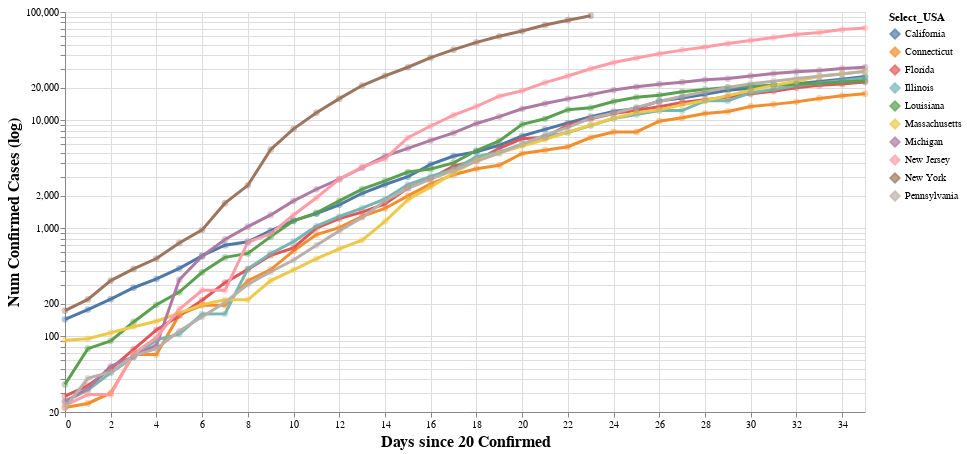

Notebook source saved alongside this figure:
### Code cell
jhu_df = pd.read_csv('./data/jhu-data.csv')
# grab us-specific
jhu_df = jhu_df[(jhu_df.Country_Region == 'United States') & jhu_df.Province_State.notnull()]

# emergency declaration = e/E; restaurant closure = r/R
# border screening = b/B; travel restrictions= t/T; border closures = c/C
# shelter-in-place = l/L; gathering limitations= g/G; k-12 school closures = s/S
# non-essential business closure = n/N
def create_lockdown_type (x, emo_flag):
    s = r = emo_s = ""
    regional_flag = closure_flag = not_the_first_flag = 0
    if (x['Coverage'] != 'State-wide'):
        r = 'Regional'
        regional_flag = 1
    if (x['State of Emergency Declaration'] == "State of Emergency declared"):
        s = s + " Declaration of Emergency"
        not_the_first_flag = 1
        emo_s = (emo_s + "e") if (regional_flag == 1) else (emo_s + "E")
    if (x['Travel Restrictions'] == x['Travel Restrictions']):
        if (not_the_first_flag == 1): s = s + ","
        if ("Travel restrictions for out of state travelers" in x['Travel Restrictions']):
            emo_s = (emo_s + "t") if (regional_flag == 1) else (emo_s + "T")
        if ("Border closures" in x['Travel Restrictions']):
            emo_s = (emo_s + "c") if (regional_flag == 1) else (emo_s + "C")
        s = s + " Border Closure/Visitor Quarantine"
        not_the_first_flag = 1
    if (x['Shelter-in-place Order'] == x['Shelter-in-place Order']):
        if (not_the_first_flag == 1): s = s + ","
        if (x['Shelter-in-place Order'] == "Shelter-in-place order"): 
            s = s + " Stay-at-home Order"
        if (x['Shelter-in-place Order'] == "Night-time curfew"):
            s = s + " Curfew"
        emo_s = (emo_s + "l") if (regional_flag == 1) else (emo_s + "L")
        not_the_first_flag = 1
    if (x['Banning Gatherings of a Certain Size'] == x['Banning Gatherings of a Certain Size']):
        if (not_the_first_flag == 1): s = s + ","
        s = s + " Gatherings (>"+str(int(x['Banning Gatherings of a Certain Size']))+") Banned"
        emo_s = (emo_s + "g") if (regional_flag == 1) else (emo_s + "G")
        not_the_first_flag = 1
    if (x['K-12 School Closure'] == x['K-12 School Closure']):
        if (not_the_first_flag == 1): s = s + ","
        s = s + " Closure of Schools"
        emo_s = (emo_s + "s") if (regional_flag == 1) else (emo_s + "S")
        closure_flag = not_the_first_flag = 1
    if (x['Bar and Dine-in Restaurant Closure'] == x['Bar and Dine-in Restaurant Closure']):
        if (not_the_first_flag == 1): s = s + ","
        s = (s + " Closure of Restaurants") if (closure_flag == 0) else (s + " Restaurants")
        emo_s = (emo_s + "r") if (regional_flag == 1) else (emo_s + "R")
        closure_flag = not_the_first_flag = 1
    if (x['Non-essential Businesses Closure'] == x['Non-essential Businesses Closure']):
        if (not_the_first_flag == 1): s = s + ","
        s = (s + " Closure of Non-essential Businesses") if (closure_flag == 0) else (s + " Non-essential Businesses")
        emo_s = (emo_s + "n") if (regional_flag == 1) else (emo_s + "N")
        closure_flag = not_the_first_flag = 1
    if (emo_flag == 1): return emo_s;
    if (s == ""):
        return s
    return (r + s).strip()


quarantine_df = pd.read_csv('./data/quarantine-activity-US-Apr16.csv')
quarantine_df = quarantine_df.rename(columns={'State': 'Province_State', 'Effective Date': 'lockdown_date'})
quarantine_df['lockdown_type'] = quarantine_df.apply(lambda x: create_lockdown_type(x, 0), axis=1)
quarantine_df['emoji_string']  = quarantine_df.apply(lambda x: create_lockdown_type(x, 1), axis=1)
quarantine_df['lockdown_type'].replace('', np.nan, inplace=True)
quarantine_df = quarantine_df.dropna(subset = ['lockdown_type'])
quarantine_df = quarantine_df.groupby(['lockdown_date', 'Province_State']).agg({'lockdown_type': lambda col: '; '.join(col), 'emoji_string':lambda col: ''.join(col)}).reset_index()
quarantine_cols = ['Province_State', 'lockdown_date', 'lockdown_type', 'emoji_string']
quarantine_df = quarantine_df[quarantine_cols]

#quarantine_df = quarantine_df.loc[quarantine_df.Province_State== 'Florida']
quarantine_df



days_since = 20
chart = CovidChart(
    jhu_df,
    groupcol='Province_State',
    start_criterion=DaysSinceNumReached(days_since, 'Confirmed'),
    ycol='Confirmed',
    level='USA',
    xcol='Date',
    top_k_groups=10,
    quarantine_df=quarantine_df  # should have a column with same name as `groupcol`
)
# chart.set_colormap()
chart.set_unfocused_opacity(0.05)
chart = chart.set_ytitle('Num Confirmed Cases (log)')
chart = chart.set_xtitle('Days since {} Confirmed'.format(days_since))
chart.set_width(800).set_height(400)
chart.set_xdomain((0, 35)).set_ydomain((days_since, 100000))
# chart.set_title("States With Significant Rate Decreases")
# chart.facetby("Significant Decrease")
# chart.spec.column = "Significant Decrease"
chart.compile()

### Figure 1 — Vega-Lite specification as saved in the notebook (floating-point values rounded to 4 significant figures; data arrays with more than 128 entries replaced by an {"elided": "..."} marker saying what was removed)
{"config": {"title": {"font": "Khula"}, "axis": {"labelFont": "Khula", "titleFont": "Khula", "titleFontSize": 16}, "header": {"labelFont": "Khula", "titleFont": "Khula"}, "legend": {"labelFont": "Khula", "titleFont": "Khula", "symbolType": "diamond"}, "background": "white"}, "layer": [{"mark": "line", "encoding": {"x": {"type": "quantitative", "field": "x", "scale": {"domain": [0, 35]}, "title": "Days since 20 Confirmed"}, "y": {"type": "quantitative", "field": "y", "scale": {"domain": [20, 100000], "type": "log"}, "title": "Num Confirmed Cases (log)"}}, "height": 400, "transform": [{"filter": "false"}], "width": 800}, {"mark": "point", "encoding": {"opacity": {"value": 0}, "x": {"type": "quantitative", "field": "x"}}, "height": 400, "selection": {"cursor": {"type": "single", "nearest": true, "on": "mouseover", "fields": ["x"], "empty": "none"}}, "width": 800}, {"mark": {"type": "point", "size": 0}, "encoding": {"color": {"type": "nominal", "field": "Select_USA", "scale": {"domain": ["California", "Connecticut", "Florida", "Illinois", "Louisiana", "Massachusetts", "Michigan", "New Jersey", "New York", "Pennsylvania"], "range": ["#4e79a7", "#f28e2c", "#e15759", "#76b7b2", "#59a14f", "#edc949", "#af7aa1", "#ff9da7", "#9c755f", "#bab0ab"]}}, "x": {"type": "quantitative", "field": "x", "scale": {"domain": [0, 35]}, "title": "Days since 20 Confirmed"}, "y": {"type": "quantitative", "field": "y", "scale": {"domain": [20, 100000], "type": "log"}, "title": "Num Confirmed Cases (log)"}}, "height": 400, "selection": {"legend": {"type": "multi", "fields": ["Select_USA"], "on": "click", "empty": "all", "bind": "legend", "clear": "dblclick"}}, "width": 800}, {"mark": {"type": "point", "filled": true, "size": 400}, "encoding": {"color": {"type": "nominal", "field": "Select_USA", "scale": {"domain": ["California", "Connecticut", "Florida", "Illinois", "Louisiana", "Massachusetts", "Michigan", "New Jersey", "New York", "Pennsylvania"], "range": ["#4e79a7", "#f28e2c", "#e15759", "#76b7b2", "#59a14f", "#edc949", "#af7aa1", "#ff9da7", "#9c755f", "#bab0ab"]}}, "detail": {"type": "nominal", "field": "Select_USA"}, "opacity": {"value": 0}, "x": {"type": "quantitative", "field": "x", "scale": {"domain": [0, 35]}, "title": "Days since 20 Confirmed"}, "y": {"type": "quantitative", "field": "y", "scale": {"domain": [20, 100000], "type": "log"}, "title": "Num Confirmed Cases (log)"}}, "height": 400, "selection": {"click": {"type": "single", "fields": ["Select_USA"], "on": "click", "empty": "all", "bind": {"input": "select", "options": ["", "California", "Connecticut", "Florida", "Illinois", "Louisiana", "Massachusetts", "Michigan", "New Jersey", "New York", "Pennsylvania"], "name": "Select USA: "}, "clear": "dblclick"}}, "transform": [{"filter": "datum.y !== null"}, {"filter": "datum.x_type == \"normal\""}, {"filter": "datum.y > 0"}, {"filter": "((((true && isDefined(click.Select_USA) && isDefined(click_Select_USA) && click.Select_USA != \"\") && click.Select_USA == datum.Select_USA) || ((true && isDefined(legend.Select_USA) && (!isDefined(click) || !isDefined(click_Select_USA)) && isValid(legend_tuple) && !isDefined(legend_tuple.unit)) && indexof(legend.Select_USA, datum.Select_USA) >= 0)) || !((true && isDefined(click.Select_USA) && isDefined(click_Select_USA) && click.Select_USA != \"\") || (true && isDefined(legend.Select_USA) && (!isDefined(click) || !isDefined(click_Select_USA)) && isValid(legend_tuple) && !isDefined(legend_tuple.unit))))"}], "width": 800}, {"mark": {"type": "line", "size": 3}, "encoding": {"color": {"type": "nominal", "field": "Select_USA", "scale": {"domain": ["California", "Connecticut", "Florida", "Illinois", "Louisiana", "Massachusetts", "Michigan", "New Jersey", "New York", "Pennsylvania"], "range": ["#4e79a7", "#f28e2c", "#e15759", "#76b7b2", "#59a14f", "#edc949", "#af7aa1", "#ff9da7", "#9c755f", "#bab0ab"]}}, "detail": {"type": "nominal", "field": "Select_USA"}, "opacity": {"condition": {"value": 1, "test": "((((true && isDefined(click.Select_USA) && isDefined(click_Select_USA) && click.Select_USA != \"\") && click.Select_USA == datum.Select_USA) || ((true && isDefined(legend.Select_USA) && (!isDefined(click) || !isDefined(click_Select_USA)) && isValid(legend_tuple) && !isDefined(legend_tuple.unit)) && indexof(legend.Select_USA, datum.Select_USA) >= 0)) || !((true && isDefined(click.Select_USA) && isDefined(click_Select_USA) && click.Select_USA != \"\") || (true && isDefined(legend.Select_USA) && (!isDefined(click) || !isDefined(click_Select_USA)) && isValid(legend_tuple) && !isDefined(legend_tuple.unit))))"}, "value": 0.05}, "x": {"type": "quantitative", "field": "x", "scale": {"domain": [0, 35]}, "title": "Days since 20 Confirmed"}, "y": {"type": "quantitative", "field": "y", "scale": {"domain": [20, 100000], "type": "log"}, "title": "Num Confirmed Cases (log)"}}, "height": 400, "transform": [{"filter": "datum.y !== null"}, {"filter": "datum.x_type == \"normal\""}, {"filter": "datum.y > 0"}], "width": 800}, {"mark": {"type": "point", "filled": true, "size": 45}, "encoding": {"color": {"type": "nominal", "field": "Select_USA", "scale": {"domain": ["California", "Connecticut", "Florida", "Illinois", "Louisiana", "Massachusetts", "Michigan", "New Jersey", "New York", "Pennsylvania"], "range": ["#4e79a7", "#f28e2c", "#e15759", "#76b7b2", "#59a14f", "#edc949", "#af7aa1", "#ff9da7", "#9c755f", "#bab0ab"]}}, "detail": {"type": "nominal", "field": "Select_USA"}, "opacity": {"condition": {"value": 0.4, "test": "((((true && isDefined(click.Select_USA) && isDefined(click_Select_USA) && click.Select_USA != \"\") && click.Select_USA == datum.Select_USA) || ((true && isDefined(legend.Select_USA) && (!isDefined(click) || !isDefined(click_Select_USA)) && isValid(legend_tuple) && !isDefined(legend_tuple.unit)) && indexof(legend.Select_USA, datum.Select_USA) >= 0)) || !((true && isDefined(click.Select_USA) && isDefined(click_Select_USA) && click.Select_USA != \"\") || (true && isDefined(legend.Select_USA) && (!isDefined(click) || !isDefined(click_Select_USA)) && isValid(legend_tuple) && !isDefined(legend_tuple.unit))))"}, "value": 0.05}, "x": {"type": "quantitative", "field": "x", "scale": {"domain": [0, 35]}, "title": "Days since 20 Confirmed"}, "y": {"type": "quantitative", "field": "y", "scale": {"domain": [20, 100000], "type": "log"}, "title": "Num Confirmed Cases (log)"}}, "height": 400, "transform": [{"filter": "datum.y !== null"}, {"filter": "datum.x_type == \"normal\""}, {"filter": "datum.y > 0"}], "width": 800}, {"mark": {"type": "point", "filled": true}, "encoding": {"color": {"type": "nominal", "field": "Select_USA", "scale": {"domain": ["California", "Connecticut", "Florida", "Illinois", "Louisiana", "Massachusetts", "Michigan", "New Jersey", "New York", "Pennsylvania"], "range": ["#4e79a7", "#f28e2c", "#e15759", "#76b7b2", "#59a14f", "#edc949", "#af7aa1", "#ff9da7", "#9c755f", "#bab0ab"]}}, "detail": {"type": "nominal", "field": "Select_USA"}, "opacity": {"condition": {"value": 1, "selection": "cursor"}, "value": 0}, "x": {"type": "quantitative", "field": "x", "scale": {"domain": [0, 35]}, "title": "Days since 20 Confirmed"}, "y": {"type": "quantitative", "field": "y", "scale": {"domain": [20, 100000], "type": "log"}, "title": "Num Confirmed Cases (log)"}}, "height": 400, "transform": [{"filter": "datum.y !== null"}, {"filter": "datum.x_type == \"normal\""}, {"filter": "datum.y > 0"}, {"filter": "(((true && isDefined(click.Select_USA) && isDefined(click_Select_USA) && click.Select_USA != \"\") && click.Select_USA == datum.Select_USA) || ((true && isDefined(legend.Select_USA) && (!isDefined(click) || !isDefined(click_Select_USA)) && isValid(legend_tuple) && !isDefined(legend_tuple.unit)) && indexof(legend.Select_USA, datum.Select_USA) >= 0))"}], "width": 800}, {"mark": {"type": "text", "align": "left", "dx": 5, "dy": -5, "font": "Khula"}, "encoding": {"color": {"value": "black"}, "detail": {"type": "nominal", "field": "Select_USA"}, "opacity": {"value": 1}, "text": {"condition": {"type": "nominal", "field": "tooltip_text", "selection": "cursor"}, "value": " "}, "x": {"type": "quantitative", "field": "x", "scale": {"domain": [0, 35]}, "title": "Days since 20 Confirmed"}, "y": {"type": "quantitative", "field": "y", "scale": {"domain": [20, 100000], "type": "log"}, "title": "Num Confirmed Cases (log)"}}, "height": 400, "transform": [{"filter": "datum.y !== null"}, {"filter": "datum.x_type == \"normal\""}, {"filter": "datum.y > 0"}, {"calculate": "datum.Select_USA + \": \" + datum.y", "as": "tooltip_text"}, {"filter": "(((true && isDefined(click.Select_USA) && isDefined(click_Select_USA) && click.Select_USA != \"\") && click.Select_USA == datum.Select_USA) || ((true && isDefined(legend.Select_USA) && (!isDefined(click) || !isDefined(click_Select_USA)) && isValid(legend_tuple) && !isDefined(legend_tuple.unit)) && indexof(legend.Select_USA, datum.Select_USA) >= 0))"}], "width": 800}, {"mark": {"type": "rule", "color": "gray"}, "encoding": {"x": {"type": "quantitative", "field": "x"}}, "height": 400, "transform": [{"filter": {"selection": "cursor"}}, {"filter": "((true && isDefined(click.Select_USA) && isDefined(click_Select_USA) && click.Select_USA != \"\") || (true && isDefined(legend.Select_USA) && (!isDefined(click) || !isDefined(click_Select_USA)) && isValid(legend_tuple) && !isDefined(legend_tuple.unit)))"}], "width": 800}, {"mark": {"type": "rule", "size": 3, "strokeDash": [7, 3]}, "encoding": {"color": {"type": "nominal", "field": "Select_USA", "scale": {"domain": ["California", "Connecticut", "Florida", "Illinois", "Louisiana", "Massachusetts", "Michigan", "New Jersey", "New York", "Pennsylvania"], "range": ["#4e79a7", "#f28e2c", "#e15759", "#76b7b2", "#59a14f", "#edc949", "#af7aa1", "#ff9da7", "#9c755f", "#bab0ab"]}}, "detail": {"type": "nominal", "field": "Select_USA"}, "x": {"type": "quantitative", "field": "x", "scale": {"domain": [0, 35]}, "title": "Days since 20 Confirmed"}}, "height": 400, "transform": [{"filter": "datum.x_type == \"lockdown\""}, {"filter": "(((true && isDefined(click.Select_USA) && isDefined(click_Select_USA) && click.Select_USA != \"\") && click.Select_USA == datum.Select_USA) || ((true && isDefined(legend.Select_USA) && (!isDefined(click) || !isDefined(click_Select_USA)) && isValid(legend_tuple) && !isDefined(legend_tuple.unit)) && indexof(legend.Select_USA, datum.Select_USA) >= 0))"}], "width": 800}, {"mark": {"type": "text", "align": "left", "dx": 15, "dy": 0}, "encoding": {"color": {"value": "black"}, "detail": {"type": "nominal", "field": "Select_USA"}, "text": {"type": "nominal", "field": "lockdown_tooltip_text"}, "x": {"type": "quantitative", "field": "x", "scale": {"domain": [0, 35]}, "title": "Days since 20 Confirmed"}, "y": {"type": "quantitative", "field": "y", "scale": {"domain": [20, 100000], "type": "log"}, "title": "Num Confirmed Cases (log)"}}, "height": 400, "transform": [{"filter": "datum.x_type == \"lockdown\""}, {"filter": "(((true && isDefined(click.Select_USA) && isDefined(click_Select_USA) && click.Select_USA != \"\") && click.Select_USA == datum.Select_USA) || ((true && isDefined(legend.Select_USA) && (!isDefined(click) || !isDefined(click_Select_USA)) && isValid(legend_tuple) && !isDefined(legend_tuple.unit)) && indexof(legend.Select_USA, datum.Select_USA) >= 0))"}, {"calculate": "datum.lockdown_type+ \" \" +\"(\"+ datum.lockdown_date + \")\"", "as": "lockdown_tooltip_text"}, {"filter": "(((true && isDefined(click.Select_USA) && isDefined(click_Select_USA) && click.Select_USA != \"\") && click.Select_USA == datum.Select_USA) || ((true && isDefined(legend.Select_USA) && (!isDefined(click) || !isDefined(click_Select_USA)) && isValid(legend_tuple) && !isDefined(legend_tuple.unit)) && indexof(legend.Select_USA, datum.Select_USA) >= 0))"}], "width": 800}, {"mark": {"type": "line", "size": 5, "strokeDash": [1, 1]}, "encoding": {"color": {"type": "nominal", "field": "Select_USA", "scale": {"domain": ["California", "Connecticut", "Florida", "Illinois", "Louisiana", "Massachusetts", "Michigan", "New Jersey", "New York", "Pennsylvania"], "range": ["#4e79a7", "#f28e2c", "#e15759", "#76b7b2", "#59a14f", "#edc949", "#af7aa1", "#ff9da7", "#9c755f", "#bab0ab"]}}, "detail": {"type": "nominal", "field": "Select_USA"}, "x": {"type": "quantitative", "field": "x", "scale": {"domain": [0, 35]}, "title": "Days since 20 Confirmed"}, "y": {"type": "quantitative", "field": "model_y", "scale": {"domain": [20, 100000], "type": "log"}, "title": "Num Confirmed Cases (log)"}}, "height": 400, "transform": [{"filter": "!isValid(trends_tuple) || trends_tuple.values[0]"}, {"filter": "datum.lockdown_x != null"}, {"filter": "datum.y !== null"}, {"filter": "datum.x >= datum.lockdown_x"}, {"filter": "datum.lockdown_x > datum.x_start"}, {"filter": "datum.xmax - datum.lockdown_x >= 5"}, {"calculate": "datum.lockdown_y * pow(datum.lockdown_slope, datum.x - datum.lockdown_x)", "as": "model_y"}, {"filter": "datum.model_y <= 100000"}, {"filter": "(((true && isDefined(click.Select_USA) && isDefined(click_Select_USA) && click.Select_USA != \"\") && click.Select_USA == datum.Select_USA) || ((true && isDefined(legend.Select_USA) && (!isDefined(click) || !isDefined(click_Select_USA)) && isValid(legend_tuple) && !isDefined(legend_tuple.unit)) && indexof(legend.Select_USA, datum.Select_USA) >= 0))"}], "width": 800}, {"mark": {"type": "text", "align": "center", "dx": 0, "dy": -5, "font": "Khula"}, "encoding": {"color": {"value": "black"}, "detail": {"type": "nominal", "field": "Select_USA"}, "opacity": {"value": 1}, "text": {"type": "nominal", "field": "extrap_text"}, "x": {"type": "quantitative", "aggregate": "max", "field": "x", "scale": {"domain": [0, 35]}, "title": "Days since 20 Confirmed"}, "y": {"type": "quantitative", "aggregate": "max", "field": "model_y", "scale": {"domain": [20, 100000], "type": "log"}, "title": "Num Confirmed Cases (log)"}}, "height": 400, "selection": {"trends": {"type": "single", "bind": {"input": "checkbox", "name": "Show trend lines for selected "}, "init": {"values": true}}}, "transform": [{"filter": "!isValid(trends_tuple) || trends_tuple.values[0]"}, {"filter": "datum.lockdown_x != null"}, {"filter": "datum.y !== null"}, {"filter": "datum.x >= datum.lockdown_x"}, {"filter": "datum.lockdown_x > datum.x_start"}, {"filter": "datum.xmax - datum.lockdown_x >= 5"}, {"calculate": "datum.lockdown_y * pow(datum.lockdown_slope, datum.x - datum.lockdown_x)", "as": "model_y"}, {"filter": "datum.model_y <= 100000"}, {"filter": "(((true && isDefined(click.Select_USA) && isDefined(click_Select_USA) && click.Select_USA != \"\") && click.Select_USA == datum.Select_USA) || ((true && isDefined(legend.Select_USA) && (!isDefined(click) || !isDefined(click_Select_USA)) && isValid(legend_tuple) && !isDefined(legend_tuple.unit)) && indexof(legend.Select_USA, datum.Select_USA) >= 0))"}, {"filter": "!isValid(trends_tuple) || trends_tuple.values[0]"}, {"calculate": "\"Original trend\"", "as": "extrap_text"}], "width": 800}], "data": {"name": "data-58999986419c6b298ad8bc151b9c2af2"}, "$schema": "https://vega.github.io/schema/vega-lite/v4.0.2.json", "datasets": {"data-58999986419c6b298ad8bc151b9c2af2": {"elided": "403 records"}}}
